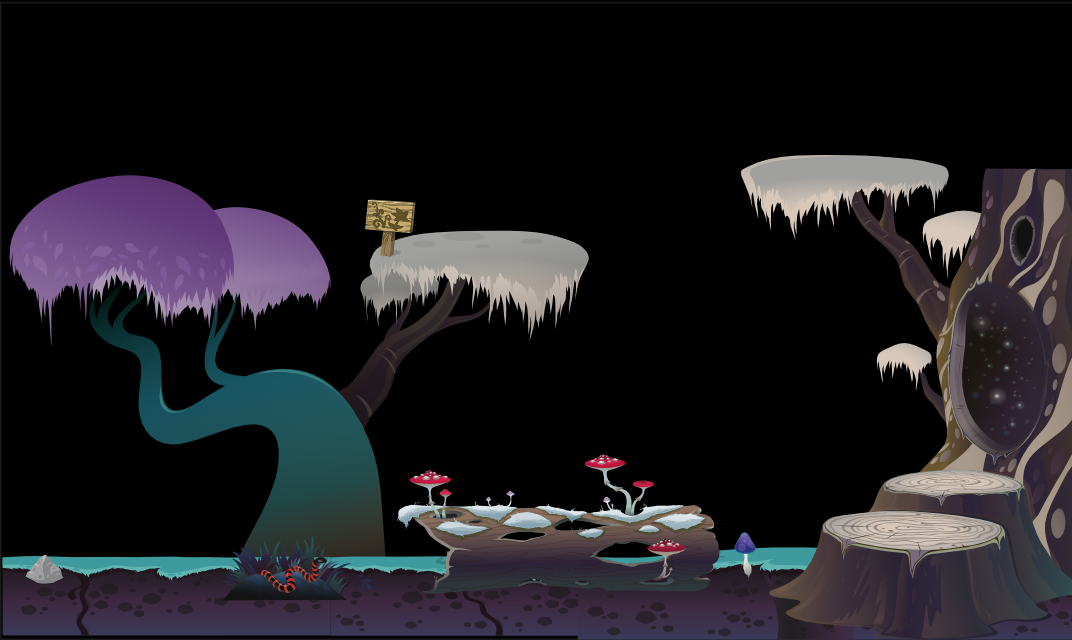

Below is a game level as drawn by its tile map, then a one-line description and the .tmx that defines it (tile-layer data replaced by summaries):
An orthogonal 67x40 tile map with 16x16 px tiles, 1 tile layer (Tile Layer 1) and 25 objects (7x start, 7x Solid, 3x Landing, 3x honeyJarsmall, 2x Bubble, ...).

<map version="1.0" orientation="orthogonal" width="67" height="40" tilewidth="16" tileheight="16">
 <tileset firstgid="1" name="LevelSet_3" tilewidth="16" tileheight="16">
  <image source="TileSets/LevelSet_3.png" width="1088" height="640" />
 </tileset>
 <layer name="Tile Layer 1" width="67" height="40">
  <data>[2680 cells, 2680 non-empty, 2680 distinct tile ids]</data>
 </layer>
 <objectgroup name="Objects" width="67" height="40">
  <object name="Landing" x="827" y="524" width="177" height="20">
   <properties>
    <property name="platform" value="1" />
   </properties>
  </object>
  <object name="PlayerStartPoint" x="863" y="416" width="17" height="16" />
  <object name="AnimObject" type="honeyJarsmall" x="885" y="148" width="13" height="11">
   <properties>
    <property name="cargo" value="1" />
    <property name="platform" value="2" />
   </properties>
  </object>
  <object name="Landing" x="743" y="168" width="199" height="12">
   <properties>
    <property name="platform" value="2" />
   </properties>
  </object>
  <object name="AnimObject" type="honeyJarsmall" x="908" y="150" width="13" height="11">
   <properties>
    <property name="cargo" value="2" />
    <property name="platform" value="2" />
   </properties>
  </object>
  <object name="AnimObject" type="honeyJarsmall" x="1012" y="154" width="13" height="11">
   <properties>
    <property name="cargo" value="3" />
    <property name="platform" value="2" />
   </properties>
  </object>
  <object name="Landing" x="411" y="249" width="160" height="30">
   <properties>
    <property name="deposit" value="1" />
    <property name="platform" value="3" />
   </properties>
  </object>
  <object name="AnimObject" type="Bubble" x="578" y="383" width="13" height="11">
   <properties>
    <property name="Points" value="100" />
   </properties>
  </object>
  <object name="AnimObject" type="Bubble" x="167" y="86" width="13" height="11">
   <properties>
    <property name="Points" value="100" />
   </properties>
  </object>
  <object name="AnimObject" type="SoldierBeeWingFlap" x="704" y="133" width="15" height="13">
   <properties>
    <property name="1_xflip" value="-1" />
    <property name="2_xmoveto" value="-500" />
    <property name="3_xflip" value="1" />
    <property name="4_ymoveto" value="-100" />
    <property name="5_movetothis" value="1" />
    <property name="frames" value="3" />
   </properties>
  </object>
  <object name="AnimObject" type="SoldierBeeWingFlap" x="789" y="387" width="15" height="13">
   <properties>
    <property name="1_xflip" value="-1" />
    <property name="2_xmoveto" value="-500" />
    <property name="3_xflip" value="1" />
    <property name="4_ymoveto" value="-100" />
    <property name="5_movetothis" value="1" />
    <property name="6_delay" value="8" />
    <property name="frames" value="3" />
   </properties>
  </object>
  <object name="AnimObject" type="start" x="33" y="66" width="19" height="10">
   <properties>
    <property name="Points" value="10" />
   </properties>
  </object>
  <object name="AnimObject" type="start" x="164" y="50" width="19" height="10">
   <properties>
    <property name="Points" value="10" />
   </properties>
  </object>
  <object name="AnimObject" type="start" x="288" y="54" width="19" height="10">
   <properties>
    <property name="Points" value="10" />
   </properties>
  </object>
  <object name="AnimObject" type="start" x="473" y="59" width="19" height="10">
   <properties>
    <property name="Points" value="10" />
   </properties>
  </object>
  <object name="AnimObject" type="start" x="623" y="52" width="19" height="10">
   <properties>
    <property name="Points" value="10" />
   </properties>
  </object>
  <object name="AnimObject" type="start" x="688" y="351" width="19" height="10">
   <properties>
    <property name="Points" value="10" />
   </properties>
  </object>
  <object name="AnimObject" type="start" x="263" y="180" width="19" height="10">
   <properties>
    <property name="Points" value="10" />
   </properties>
  </object>
  <object name="Solid" x="68" y="176" width="108" height="165" />
  <object name="Solid" x="107" y="210" width="167" height="104" />
  <object name="Solid" x="268" y="243" width="52" height="96" />
  <object name="Solid" x="360" y="200" width="52" height="30" />
  <object name="Solid" x="940" y="255" width="132" height="206" />
  <object name="Solid" x="762" y="178" width="191" height="31" />
  <object name="Solid" x="406" y="457" width="313" height="136" />
 </objectgroup>
</map>
